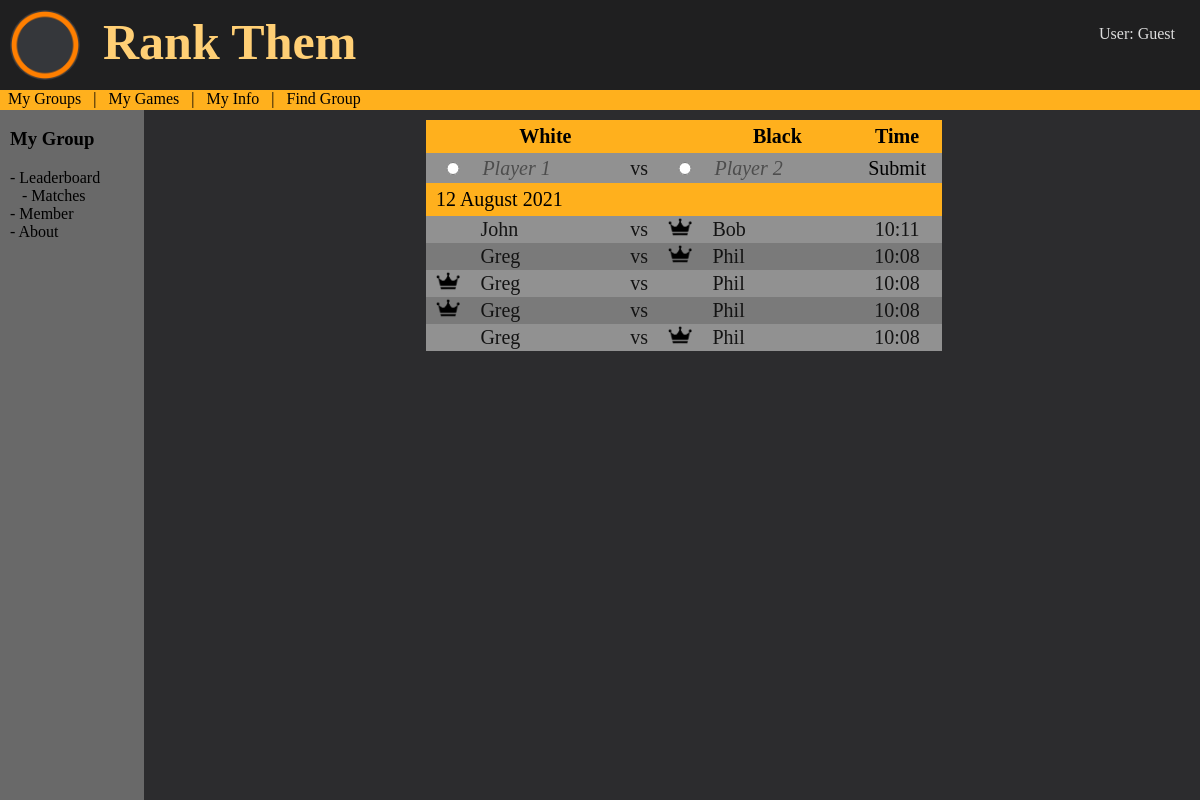
Screenshot of /matches with the database file from the repository.
### tables this page shows
CREATE TABLE User (id INTEGER PRIMARY KEY, name STRING, image STRING, email STRING, password STRING, OAuth STRING);

### main.py (the view)
@app.route("/matches")
def matches():
    info = select("""SELECT Event.id, Event.date, Event.result,
                    Member.id, User.name FROM Club
                    JOIN Event ON Club.id = Event.club
                    JOIN Player ON Event.id = Player.eid
                    JOIN Member ON Player.mid = Member.id
                    JOIN User ON Member.uid = User.id
                    WHERE Club.id = ?
                    ORDER BY Event.date DESC""", ("1",))
    matches = []
    date = []
    months = {'01': "January", '02': "Febuary", '03': "March", '04': "April",
              '05': "May", '06': "June", '07': "July", '08': "August",
              '09': "September", '10': "October", '11': "November",
              '12': "December"}
    if info != []:
        matches = [list(info.pop(0))]
        d = datetime.utcfromtimestamp(matches[0][1]).strftime("%d %m %Y")
        date.append([d, 1])
        matches[0][1] = datetime.utcfromtimestamp(
            matches[0][1]).time().strftime("%H:%M")
    for i in range(len(info)):
        temp = list(info.pop(0))
        if temp[0] == matches[-1][0]:
            matches[-1] += temp[-2:]
        else:
            d = datetime.utcfromtimestamp(temp[1]).strftime("%d %m %Y")
            if d == date[-1][0]:
                date[-1][1] += 1
            else:
                date.append([d, 1])
            temp[1] = datetime.utcfromtimestamp(
                temp[1]).time().strftime("%H:%M")
            matches.append(temp)
    for i in date:
        d = i[0].split()
        d[0] = str(int(d[0]))
        d[1] = months[d[1]]
        i[0] = " ".join(d)
    return render_template("matches.html", title="Matches", group_name="my group",
                           page=1, matches=matches, date=date)

### main.py (called while the page is built)
def get_conn():
    con = sqlite3.connect("./static/chessELO.db")
    cur = con.cursor()
    return con, cur

def select(txt, dat):
    con, cursor = get_conn()
    cursor.execute(txt, dat)
    ret = cursor.fetchall()
    con.close()
    return ret

### templates/matches.html (shortened to what this page needs)
{% extends 'layout.html' %}
{% block content %}
{% include 'side-nav.html' %}
<div class="content" id="content">
    <table class="matches">
        <tbody>
            <tr>
                <th style="width: 5%; z-index: 10;"></th>
                <th style="width: 30%;">White</th>
                <th style="width: 4%;"></th>
                <th style="width: 5%;"></th>
                <th style="width: 30%;">Black</th>
                <th style="width: 17%;">Time</th>
            </tr>
            <tr>
                <td style="height: 28px;">
                    <input type="radio" name="winner" id="winner1" value="1" style="width: 100%;"
                        onclick="changeWinner(0)">
                </td>
                <td><input type="text" placeholder="Player 1" id="player1" list="p1drop" onkeyup="autofill_matches(0)">
                </td>
                <td>vs</td>
                <td><input type="radio" name="winner" id="winner2" style="width: 100%;" value="2"
                        onclick="changeWinner(1)"></td>
                <td><input type="text" placeholder="Player 2" id="player2" list="p2drop" onkeyup="autofill_matches(1)">
                </td>
                <td><input type="button" value="Submit" onclick="submit()"></td>
            </tr>
            {% for i in date %}
            <tr>
                <td colspan="6" class="dateHead">
                    {{i[0]}}
                </td>
            </tr>
            {% for j in range(i[1]) %}
            {% set t = matches.pop(0) %}
            <tr>
                <td>{% if t[2] == t[3] %} <img src="/static/images/crown.png" alt="👑"
                        style="height: 20px; z-index: 5;"> {% endif %}</td>
                <td>{{t[4].title()}}</td>
                <td>vs</td>
                <td>{% if t[2] == t[5] %} <img src="/static/images/crown.png" alt="👑" style="height: 20px;"> {% endif
                    %}</td>
                <td>{{t[6].title()}}</td>
                <td style="text-align: center;">{{t[1]}}</td>
            </tr>
            {% endfor %}
            {% endfor %}
        </tbody>
    </table>
</div>
{% endblock %}

### static/css/style.css (style rules this page uses)
.content { width:86vw; float: right; display: block; color: rgb(211, 211, 211); transform: translate(0, 120px); z-index: 10; }
.leaderboard, .matches { width: 50%; margin-left: auto; margin-right: auto; border-collapse: collapse; background-color: rgb(122, 122, 122); color: rgb(19, 19, 19); margin-bottom: 10px; z-index: inherit; }
.leaderboard tr, .matches tr { font-size: 20px; z-index: inherit; }
.leaderboard th, .matches th, .dateHead { background: #ffb01d; position: sticky; top: -10px; box-shadow: 0 2px 2px -1px rgba(0, 0, 0, 0.4); color: black; padding: 5px; z-index: inherit; }
.leaderboard th, .matches th { top: -10px; }
.dateHead { top: 20px; }
.leaderboard td, .matches td { padding-left: 10px; padding-right: 10px; z-index: inherit; }
.leaderboard tr:nth-child(even), .matches tr:nth-child(even) { background-color: rgb(145, 145, 145); }
.matches input { background-color: transparent; border: none; font-size: 20px; font-family: inherit; width: 100%; }
::placeholder { font-style: italic; color: rgb(77, 77, 77); }
body { background-color: #2c2c2e; margin: 0; top: 0; z-index: 10; }

### rows the page displays
User: name "John"
User: name "Bob"
User: name "Greg" "Greg" "Greg" "Greg"
User: name "Phil" "Phil" "Phil" "Phil"

### other values shown
{{ group_name }} "My Group"
{{ i[0] }} "12 August 2021"
{{ t[1] }} "10:11" "10:08" "10:08" "10:08" "10:08"
